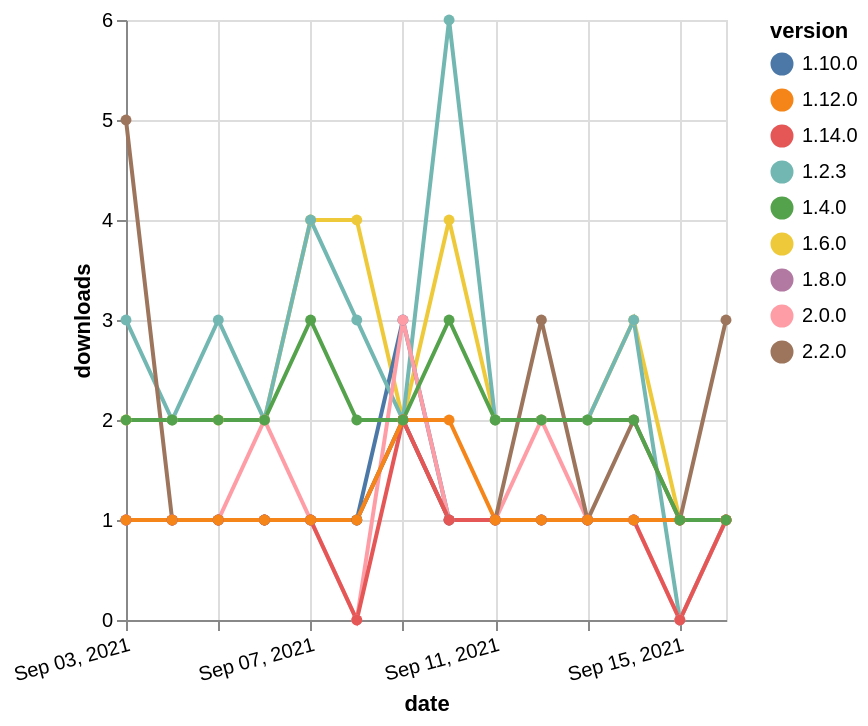

Vega-Lite specification stored for this chart:
### Vega-Lite specification from a JSON file in a GitHub repository (floating-point values rounded to 4 significant figures)
{"$schema": "https://vega.github.io/schema/vega-lite/v5.json", "description": "A simple bar chart with embedded data.", "data": {"values": [{"date": "2021-09-03", "total": 2656, "delta": 2, "version": "1.6.0"}, {"date": "2021-09-04", "total": 2658, "delta": 2, "version": "1.6.0"}, {"date": "2021-09-05", "total": 2660, "delta": 2, "version": "1.6.0"}, {"date": "2021-09-06", "total": 2662, "delta": 2, "version": "1.6.0"}, {"date": "2021-09-07", "total": 2666, "delta": 4, "version": "1.6.0"}, {"date": "2021-09-08", "total": 2670, "delta": 4, "version": "1.6.0"}, {"date": "2021-09-09", "total": 2672, "delta": 2, "version": "1.6.0"}, {"date": "2021-09-10", "total": 2676, "delta": 4, "version": "1.6.0"}, {"date": "2021-09-11", "total": 2678, "delta": 2, "version": "1.6.0"}, {"date": "2021-09-12", "total": 2680, "delta": 2, "version": "1.6.0"}, {"date": "2021-09-13", "total": 2682, "delta": 2, "version": "1.6.0"}, {"date": "2021-09-14", "total": 2685, "delta": 3, "version": "1.6.0"}, {"date": "2021-09-15", "total": 2686, "delta": 1, "version": "1.6.0"}, {"date": "2021-09-16", "total": 2687, "delta": 1, "version": "1.6.0"}, {"date": "2021-09-03", "total": 273, "delta": 1, "version": "1.8.0"}, {"date": "2021-09-04", "total": 274, "delta": 1, "version": "1.8.0"}, {"date": "2021-09-05", "total": 275, "delta": 1, "version": "1.8.0"}, {"date": "2021-09-06", "total": 276, "delta": 1, "version": "1.8.0"}, {"date": "2021-09-07", "total": 277, "delta": 1, "version": "1.8.0"}, {"date": "2021-09-08", "total": 278, "delta": 1, "version": "1.8.0"}, {"date": "2021-09-09", "total": 280, "delta": 2, "version": "1.8.0"}, {"date": "2021-09-10", "total": 281, "delta": 1, "version": "1.8.0"}, {"date": "2021-09-11", "total": 282, "delta": 1, "version": "1.8.0"}, {"date": "2021-09-12", "total": 283, "delta": 1, "version": "1.8.0"}, {"date": "2021-09-13", "total": 284, "delta": 1, "version": "1.8.0"}, {"date": "2021-09-14", "total": 285, "delta": 1, "version": "1.8.0"}, {"date": "2021-09-15", "total": 286, "delta": 1, "version": "1.8.0"}, {"date": "2021-09-16", "total": 287, "delta": 1, "version": "1.8.0"}, {"date": "2021-09-03", "total": 213, "delta": 1, "version": "1.10.0"}, {"date": "2021-09-04", "total": 214, "delta": 1, "version": "1.10.0"}, {"date": "2021-09-05", "total": 215, "delta": 1, "version": "1.10.0"}, {"date": "2021-09-06", "total": 216, "delta": 1, "version": "1.10.0"}, {"date": "2021-09-07", "total": 217, "delta": 1, "version": "1.10.0"}, {"date": "2021-09-08", "total": 218, "delta": 1, "version": "1.10.0"}, {"date": "2021-09-09", "total": 221, "delta": 3, "version": "1.10.0"}, {"date": "2021-09-10", "total": 222, "delta": 1, "version": "1.10.0"}, {"date": "2021-09-11", "total": 223, "delta": 1, "version": "1.10.0"}, {"date": "2021-09-12", "total": 224, "delta": 1, "version": "1.10.0"}, {"date": "2021-09-13", "total": 225, "delta": 1, "version": "1.10.0"}, {"date": "2021-09-14", "total": 226, "delta": 1, "version": "1.10.0"}, {"date": "2021-09-15", "total": 227, "delta": 1, "version": "1.10.0"}, {"date": "2021-09-16", "total": 228, "delta": 1, "version": "1.10.0"}, {"date": "2021-09-03", "total": 3277, "delta": 3, "version": "1.2.3"}, {"date": "2021-09-04", "total": 3279, "delta": 2, "version": "1.2.3"}, {"date": "2021-09-05", "total": 3282, "delta": 3, "version": "1.2.3"}, {"date": "2021-09-06", "total": 3284, "delta": 2, "version": "1.2.3"}, {"date": "2021-09-07", "total": 3288, "delta": 4, "version": "1.2.3"}, {"date": "2021-09-08", "total": 3291, "delta": 3, "version": "1.2.3"}, {"date": "2021-09-09", "total": 3293, "delta": 2, "version": "1.2.3"}, {"date": "2021-09-10", "total": 3299, "delta": 6, "version": "1.2.3"}, {"date": "2021-09-11", "total": 3301, "delta": 2, "version": "1.2.3"}, {"date": "2021-09-12", "total": 3303, "delta": 2, "version": "1.2.3"}, {"date": "2021-09-13", "total": 3305, "delta": 2, "version": "1.2.3"}, {"date": "2021-09-14", "total": 3308, "delta": 3, "version": "1.2.3"}, {"date": "2021-09-15", "total": 3308, "delta": 0, "version": "1.2.3"}, {"date": "2021-09-16", "total": 3309, "delta": 1, "version": "1.2.3"}, {"date": "2021-09-03", "total": 206, "delta": 1, "version": "2.0.0"}, {"date": "2021-09-04", "total": 207, "delta": 1, "version": "2.0.0"}, {"date": "2021-09-05", "total": 208, "delta": 1, "version": "2.0.0"}, {"date": "2021-09-06", "total": 210, "delta": 2, "version": "2.0.0"}, {"date": "2021-09-07", "total": 211, "delta": 1, "version": "2.0.0"}, {"date": "2021-09-08", "total": 211, "delta": 0, "version": "2.0.0"}, {"date": "2021-09-09", "total": 214, "delta": 3, "version": "2.0.0"}, {"date": "2021-09-10", "total": 215, "delta": 1, "version": "2.0.0"}, {"date": "2021-09-11", "total": 216, "delta": 1, "version": "2.0.0"}, {"date": "2021-09-12", "total": 218, "delta": 2, "version": "2.0.0"}, {"date": "2021-09-13", "total": 219, "delta": 1, "version": "2.0.0"}, {"date": "2021-09-14", "total": 220, "delta": 1, "version": "2.0.0"}, {"date": "2021-09-15", "total": 220, "delta": 0, "version": "2.0.0"}, {"date": "2021-09-16", "total": 221, "delta": 1, "version": "2.0.0"}, {"date": "2021-09-03", "total": 126, "delta": 5, "version": "2.2.0"}, {"date": "2021-09-04", "total": 127, "delta": 1, "version": "2.2.0"}, {"date": "2021-09-05", "total": 128, "delta": 1, "version": "2.2.0"}, {"date": "2021-09-06", "total": 129, "delta": 1, "version": "2.2.0"}, {"date": "2021-09-07", "total": 130, "delta": 1, "version": "2.2.0"}, {"date": "2021-09-08", "total": 131, "delta": 1, "version": "2.2.0"}, {"date": "2021-09-09", "total": 133, "delta": 2, "version": "2.2.0"}, {"date": "2021-09-10", "total": 134, "delta": 1, "version": "2.2.0"}, {"date": "2021-09-11", "total": 135, "delta": 1, "version": "2.2.0"}, {"date": "2021-09-12", "total": 138, "delta": 3, "version": "2.2.0"}, {"date": "2021-09-13", "total": 139, "delta": 1, "version": "2.2.0"}, {"date": "2021-09-14", "total": 141, "delta": 2, "version": "2.2.0"}, {"date": "2021-09-15", "total": 142, "delta": 1, "version": "2.2.0"}, {"date": "2021-09-16", "total": 145, "delta": 3, "version": "2.2.0"}, {"date": "2021-09-03", "total": 182, "delta": 1, "version": "1.14.0"}, {"date": "2021-09-04", "total": 183, "delta": 1, "version": "1.14.0"}, {"date": "2021-09-05", "total": 184, "delta": 1, "version": "1.14.0"}, {"date": "2021-09-06", "total": 185, "delta": 1, "version": "1.14.0"}, {"date": "2021-09-07", "total": 186, "delta": 1, "version": "1.14.0"}, {"date": "2021-09-08", "total": 186, "delta": 0, "version": "1.14.0"}, {"date": "2021-09-09", "total": 188, "delta": 2, "version": "1.14.0"}, {"date": "2021-09-10", "total": 189, "delta": 1, "version": "1.14.0"}, {"date": "2021-09-11", "total": 190, "delta": 1, "version": "1.14.0"}, {"date": "2021-09-12", "total": 191, "delta": 1, "version": "1.14.0"}, {"date": "2021-09-13", "total": 192, "delta": 1, "version": "1.14.0"}, {"date": "2021-09-14", "total": 193, "delta": 1, "version": "1.14.0"}, {"date": "2021-09-15", "total": 193, "delta": 0, "version": "1.14.0"}, {"date": "2021-09-16", "total": 194, "delta": 1, "version": "1.14.0"}, {"date": "2021-09-03", "total": 207, "delta": 1, "version": "1.12.0"}, {"date": "2021-09-04", "total": 208, "delta": 1, "version": "1.12.0"}, {"date": "2021-09-05", "total": 209, "delta": 1, "version": "1.12.0"}, {"date": "2021-09-06", "total": 210, "delta": 1, "version": "1.12.0"}, {"date": "2021-09-07", "total": 211, "delta": 1, "version": "1.12.0"}, {"date": "2021-09-08", "total": 212, "delta": 1, "version": "1.12.0"}, {"date": "2021-09-09", "total": 214, "delta": 2, "version": "1.12.0"}, {"date": "2021-09-10", "total": 216, "delta": 2, "version": "1.12.0"}, {"date": "2021-09-11", "total": 217, "delta": 1, "version": "1.12.0"}, {"date": "2021-09-12", "total": 218, "delta": 1, "version": "1.12.0"}, {"date": "2021-09-13", "total": 219, "delta": 1, "version": "1.12.0"}, {"date": "2021-09-14", "total": 220, "delta": 1, "version": "1.12.0"}, {"date": "2021-09-15", "total": 221, "delta": 1, "version": "1.12.0"}, {"date": "2021-09-16", "total": 222, "delta": 1, "version": "1.12.0"}, {"date": "2021-09-03", "total": 2696, "delta": 2, "version": "1.4.0"}, {"date": "2021-09-04", "total": 2698, "delta": 2, "version": "1.4.0"}, {"date": "2021-09-05", "total": 2700, "delta": 2, "version": "1.4.0"}, {"date": "2021-09-06", "total": 2702, "delta": 2, "version": "1.4.0"}, {"date": "2021-09-07", "total": 2705, "delta": 3, "version": "1.4.0"}, {"date": "2021-09-08", "total": 2707, "delta": 2, "version": "1.4.0"}, {"date": "2021-09-09", "total": 2709, "delta": 2, "version": "1.4.0"}, {"date": "2021-09-10", "total": 2712, "delta": 3, "version": "1.4.0"}, {"date": "2021-09-11", "total": 2714, "delta": 2, "version": "1.4.0"}, {"date": "2021-09-12", "total": 2716, "delta": 2, "version": "1.4.0"}, {"date": "2021-09-13", "total": 2718, "delta": 2, "version": "1.4.0"}, {"date": "2021-09-14", "total": 2720, "delta": 2, "version": "1.4.0"}, {"date": "2021-09-15", "total": 2721, "delta": 1, "version": "1.4.0"}, {"date": "2021-09-16", "total": 2722, "delta": 1, "version": "1.4.0"}]}, "width": "container", "mark": {"type": "line", "point": {"filled": true}}, "encoding": {"x": {"field": "date", "type": "temporal", "timeUnit": "yearmonthdate", "title": "date", "axis": {"labelAngle": -15}}, "y": {"field": "delta", "type": "quantitative", "title": "downloads"}, "color": {"field": "version", "type": "nominal"}, "tooltip": {"field": "delta"}}}
